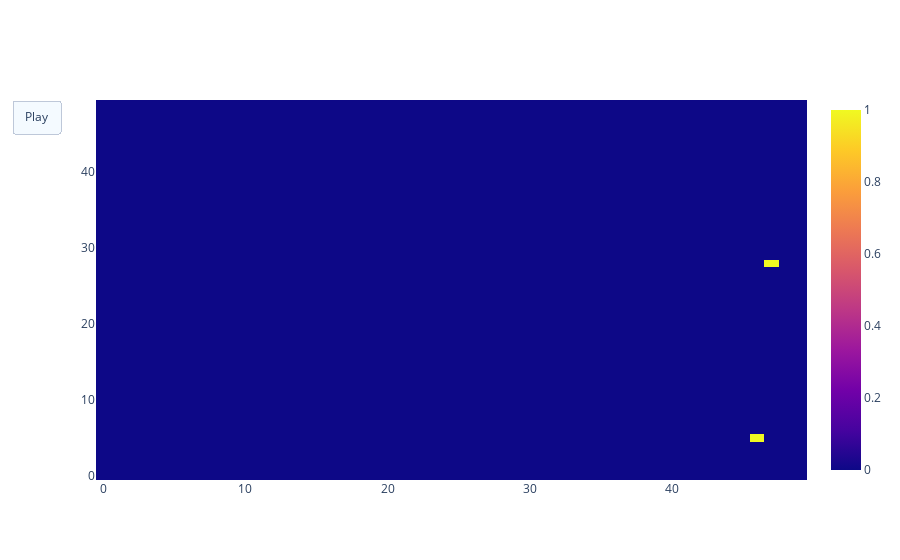

Here is the notebook cell this chart was saved with:
### Code cell
fig = go.Figure(data=go.Heatmap(z=heatmaps[0]),
               frames=[go.Frame(data=go.Heatmap(z=heatmaps[i])) for i in range(len(res))])
fig.update_layout(
    updatemenus=[
        dict(type="buttons", visible=True,
        buttons=[dict(label="Play", method="animate", args=[None])]
            )])
fig.show()

### Figure 1 — Plotly figure (JSON) as saved in the notebook; plotly's stock layout.template omitted (floating-point values rounded to 4 significant figures; data arrays with more than 128 entries replaced by an {"elided": "..."} marker saying what was removed)
{"data": [{"type": "heatmap", "z": {"elided": "50x50 int values"}}], "layout": {"updatemenus": [{"buttons": [{"args": [null], "label": "Play", "method": "animate"}], "type": "buttons", "visible": true}]}}
